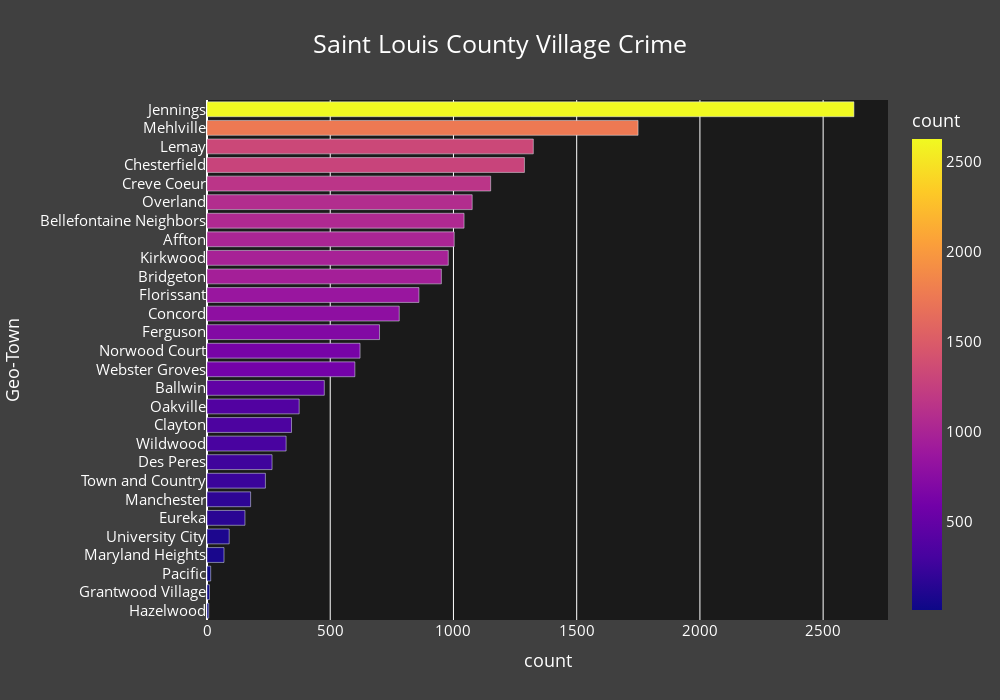

The cell this chart's notebook holds for it:
### Code cell
# Create Value Count DataFrame
stl_df_Towns_vc = pd.DataFrame(stl_df['Geo-Town'].value_counts().reset_index())

# Create BarChart
stl_df_Towns_BarChart = px.bar(stl_df_Towns_vc,     # DataFrame
             x='count',                                                       # X Column
             y='Geo-Town',                                            # y Column
             color='count',                                        # Color Variable
             title="Saint Louis County Village Crime",       # Title of Map
             orientation='h',                                                 # Chart Orientation
             height=700,                                                      # Height of Chart
             width=1000)                                                      # Width of Chart

# Update Layout Information
stl_df_Towns_BarChart.update_layout(title_x=0.5,                                 # X Position of Title
                                          title_y=0.95,                                # y Position of Title
                                          font_color="White",
                                          font_size=15,
                                          title_font_color="White",
                                          title_font_size=25,
                                          legend_title_font_color="green",
                                          paper_bgcolor='rgba(17,17,17, .8)',
                                          plot_bgcolor='rgba(17,17,17, .8)',
                                          yaxis=dict(autorange="reversed"))     # Set Title Size & Color  

# Display Chart
stl_df_Towns_BarChart.show()

### Figure 1 — Plotly figure (JSON) as saved in the notebook; plotly's stock layout.template omitted (floating-point values rounded to 4 significant figures)
{"data": [{"alignmentgroup": "True", "hovertemplate": "count=%{marker.color}<br>Geo-Town=%{y}<extra></extra>", "legendgroup": "", "marker": {"color": [2625, 1749, 1324, 1288, 1151, 1076, 1043, 1003, 979, 951, 860, 780, 700, 621, 600, 476, 374, 343, 321, 264, 237, 177, 154, 90, 69, 15, 10, 7], "coloraxis": "coloraxis", "pattern": {"shape": ""}}, "name": "", "offsetgroup": "", "orientation": "h", "showlegend": false, "textposition": "auto", "type": "bar", "x": [2625, 1749, 1324, 1288, 1151, 1076, 1043, 1003, 979, 951, 860, 780, 700, 621, 600, 476, 374, 343, 321, 264, 237, 177, 154, 90, 69, 15, 10, 7], "xaxis": "x", "y": ["Jennings", "Mehlville", "Lemay", "Chesterfield", "Creve Coeur", "Overland", "Bellefontaine Neighbors", "Affton", "Kirkwood", "Bridgeton", "Florissant", "Concord", "Ferguson", "Norwood Court", "Webster Groves", "Ballwin", "Oakville", "Clayton", "Wildwood", "Des Peres", "Town and Country", "Manchester", "Eureka", "University City", "Maryland Heights", "Pacific", "Grantwood Village", "Hazelwood"], "yaxis": "y"}], "layout": {"barmode": "relative", "coloraxis": {"colorbar": {"title": {"text": "count"}}, "colorscale": [[0, "#0d0887"], [0.1111, "#46039f"], [0.2222, "#7201a8"], [0.3333, "#9c179e"], [0.4444, "#bd3786"], [0.5556, "#d8576b"], [0.6667, "#ed7953"], [0.7778, "#fb9f3a"], [0.8889, "#fdca26"], [1, "#f0f921"]]}, "font": {"color": "White", "size": 15}, "height": 700, "legend": {"title": {"font": {"color": "green"}}, "tracegroupgap": 0}, "paper_bgcolor": "rgba(17,17,17, .8)", "plot_bgcolor": "rgba(17,17,17, .8)", "title": {"font": {"color": "White", "size": 25}, "text": "Saint Louis County Village Crime", "x": 0.5, "y": 0.95}, "width": 1000, "xaxis": {"anchor": "y", "domain": [0, 1], "title": {"text": "count"}}, "yaxis": {"anchor": "x", "autorange": "reversed", "domain": [0, 1], "title": {"text": "Geo-Town"}}}}
